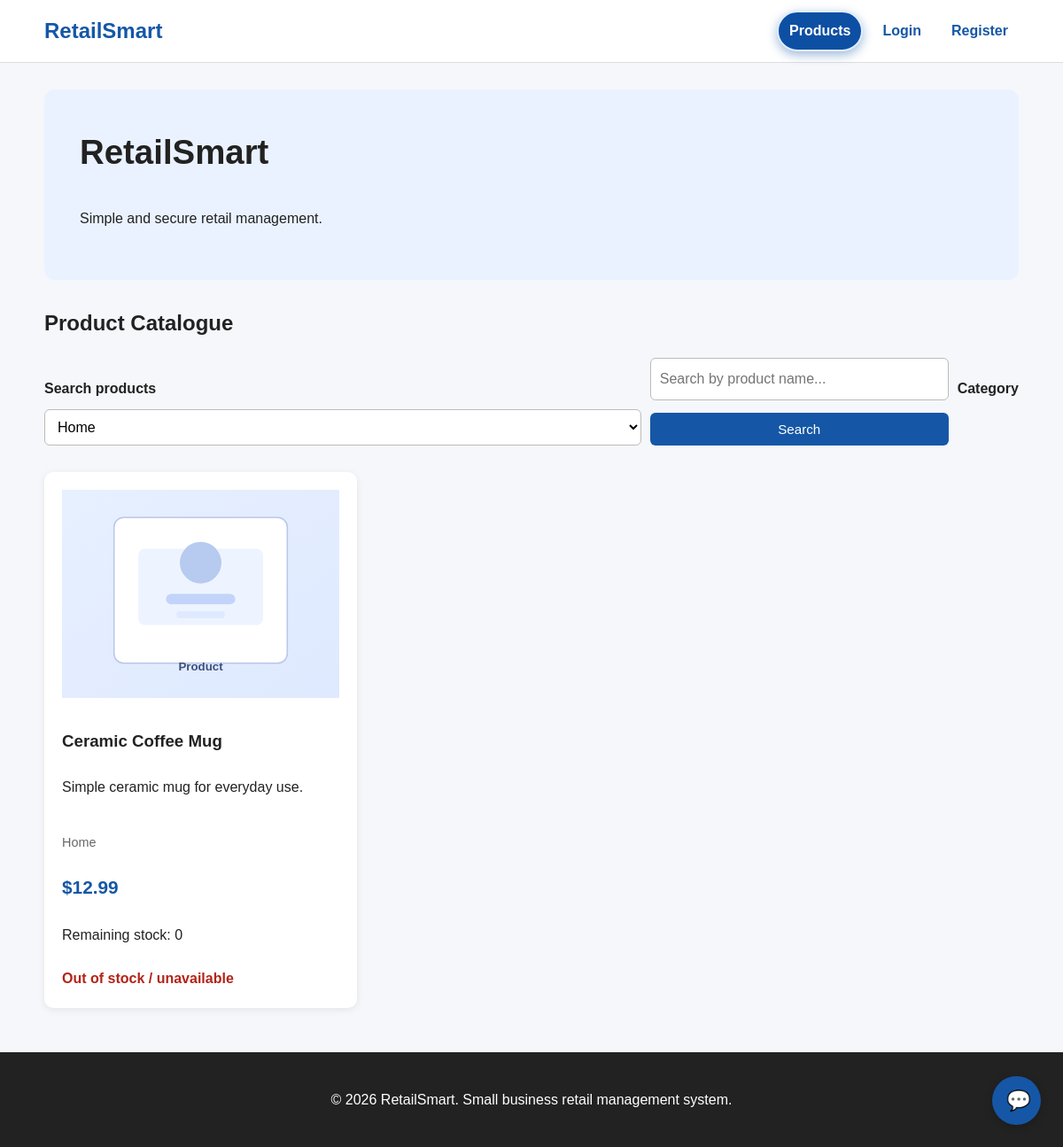
The page /index.php?category=Home on the database its author committed.
### tables this page shows
CREATE TABLE IF NOT EXISTS products (

    id INT AUTO_INCREMENT PRIMARY KEY,

    name VARCHAR(150) NOT NULL,

    description TEXT,

    category VARCHAR(100) NOT NULL,

    price DECIMAL(10,2) NOT NULL,

    original_stock INT NOT NULL DEFAULT 0,

    remaining_stock INT NOT NULL DEFAULT 0,

    stock INT NOT NULL DEFAULT 0,

    image_url VARCHAR(255) NOT NULL DEFAULT '/RetailSmart/public/assets/images/product-placeholder.svg',

    created_at TIMESTAMP DEFAULT CURRENT_TIMESTAMP,

    updated_at TIMESTAMP
        DEFAULT CURRENT_TIMESTAMP
        ON UPDATE CURRENT_TIMESTAMP
);

### helpers.php (called while the page is built, shortened)
<?php
require_once __DIR__ .'/database.php';
function e($value): string
{
    return htmlspecialchars(
        (string)$value,
        ENT_QUOTES,
        'UTF-8'
    );
}
?>

### database.php (called while the page is built, shortened)
<?php
function db(): PDO {
    $dsn = 'mysql:host=' . DB_HOST . ';dbname=' . DB_NAME . ';charset=utf8mb4';
    try {
        $pdo = new PDO($dsn, DB_USER, DB_PASS, [
            PDO::ATTR_ERRMODE => PDO::ERRMODE_EXCEPTION,
            PDO::ATTR_DEFAULT_FETCH_MODE => PDO::FETCH_ASSOC,
        ]);
        return $pdo;
    } catch (PDOException $e) {
        die('Database connection failed.');
    }
}

### Product.php (called while the page is built, shortened)
<?php
class Product {
    public static function getProducts(
        string $search = '',
        string $category = '',
        int $page = 1,
        int $perPage = 6
    ): array {
        $page = max(1, $page);
        $offset = ($page - 1) * $perPage;
        $where = [];
        $params = [];
        if ($category !== '') {
            $where[] = "category = ?";
            $params[] = $category;
        }
        $whereSQL = '';
        if (!empty($where)) {
            $whereSQL = ' WHERE ' . implode(' AND ', $where);
        }
        $countSQL = "SELECT COUNT(*) FROM products $whereSQL";
        $countStmt = db()->prepare($countSQL);
        $countStmt->execute($params);
        $total = (int) $countStmt->fetchColumn();
        $sql = "
            SELECT * FROM products
            $whereSQL
            ORDER BY id DESC
            LIMIT $perPage
            OFFSET $offset
        ";
        $stmt = db()->prepare($sql);
        $stmt->execute($params);
        $products = $stmt->fetchAll(PDO::FETCH_ASSOC);
        return [
            'products' => $products,
            'total' => $total,
            'pages' => max(1, (int) ceil($total / $perPage)),
            'page' => $page,
        ];
    }
    public static function categories(): array {
        $stmt = db()->query("
            SELECT DISTINCT category
            FROM products
            ORDER BY category
        ");
        return $stmt->fetchAll(PDO::FETCH_COLUMN);
    }
}

### index.php (the view, shortened to what this page needs)
<?php
require_once __DIR__ . '/../app/config/helpers.php';
require_once __DIR__ . '/../app/models/Product.php';
$search =
    trim($_GET['search'] ?? '');
$category =
    trim($_GET['category'] ?? '');
$page =
    (int)($_GET['page'] ?? 1);
$result =
    Product::getProducts(
        $search,
        $category,
        $page,
        6
    );
$products =
    $result['products'];
$categories =
    Product::categories();
require_once
    __DIR__ .
    '/../app/views/partials/header.php';
?>
<section class="hero">
    <h1>
        RetailSmart
    </h1>
    <p>
        Simple and secure retail management.
    </p>
</section>
<section>
    <h2>
        Product Catalogue
    </h2>
    <form
        method="GET"
        class="search-form"
    >
        <label for="search">
            Search products
        </label>
        <input
            type="search"
            id="search"
            name="search"
            value="<?= e($search) ?>"
            placeholder="Search by product name..."
        >
        <label for="category">
            Category
        </label>
        <select
            id="category"
            name="category"
        >
            <?php foreach ($categories as $cat): ?>
                <option
                    value="<?= e($cat) ?>"
                    <?= $category === $cat
                        ? 'selected'
                        : '' ?>
                >
                    <?= e($cat) ?>
                </option>
            <?php endforeach; ?>
        </select>
        <button type="submit">
            Search
        </button>
    </form>
    <div class="product-grid">
        <?php foreach ($products as $product): ?>
            <article class="product-card">
                <div class="product-image-wrap">
                    <img
                        src="<?= e($product['image_url'] ?? '/RetailSmart/public/assets/images/product-placeholder.svg') ?>"
                        alt="<?= e($product['name']) ?>"
                        class="product-image"
                    >
                </div>
                <h3>
                    <?= e($product['name']) ?>
                </h3>
                <p>
                    <?= e($product['description']) ?>
                </p>
                <p class="category">
                    <?= e($product['category']) ?>
                </p>
                <strong class="price">
                    $<?= number_format(
                        $product['price'],
                        2
                    ) ?>
                </strong>
                <p>
                    Remaining stock:
                    <?= e($product['remaining_stock'] ?? $product['stock']) ?>
                </p>
                <?php $availableStock = (int) ($product['remaining_stock'] ?? $product['stock'] ?? 0); ?>
                <?php if ($availableStock > 0): ?>
                    <?php if ($availableStock <= 2): ?>
                        <span class="out-stock">
                            Only <?= $availableStock ?> left in stock.
                        </span>
                    <?php endif; ?>
                    <?php if (is_logged_in()): ?>
                        <form
                            method="POST"
                            action="action.php"
                        >
                            <input
                                type="hidden"
                                name="action"
                                value="add_cart"
                            >
                            <input
                                type="hidden"
                                name="csrf_token"
                                value="<?= csrf_token() ?>"
                            >
                            <input
                                type="hidden"
                                name="product_id"
                                value="<?= $product['id'] ?>"
                            >
                            <label>
                                Quantity
                                <input
                                    type="number"
                                    name="quantity"
                                    value="1"
                                    min="1"
                                    max="<?= $availableStock ?>"
                                >
                            </label>
                            <button
                                type="submit"
                            >
                                Add to Cart
                            </button>
                        </form>
                    <?php else: ?>
                        <a
                            class="button"
                            href="login.php"
                        >
                            Login to Buy
                        </a>
                    <?php endif; ?>
                <?php else: ?>
                    <span class="out-stock">
                        Out of stock / unavailable
                    </span>
                <?php endif; ?>
            </article>
        <?php endforeach; ?>
    </div>
</section>
<button
    class="smart-help-button"
    onclick="toggleSmartHelp()"
    aria-label="Open Smart Help"
>
    💬
</button>
<?php
require_once
    __DIR__ .
    '/../app/views/partials/footer.php';
?>

### style.css (style rules this page uses)
* { box-sizing: border-box; }
body { margin: 0; font-family: Arial, Helvetica, sans-serif; background: #f5f7fa; color: #222; line-height: 1.6; }
img { max-width: 100%; }
.hero { background: #eaf2ff; padding: 40px; border-radius: 12px; margin-bottom: 30px; }
.hero h1 { margin-top: 0; font-size: 2.4rem; }
button, .button { display: inline-block; border: none; background: #1557a6; color: white; padding: 10px 16px; border-radius: 6px; cursor: pointer; font-size: 0.95rem; }
form { display: flex; flex-direction: column; gap: 10px; }
label { font-weight: 600; display: block; }
input, select, textarea { width: 100%; padding: 10px; border: 1px solid #bbb; border-radius: 6px; font: inherit; background: white; }
.search-form { display: grid; grid-template-columns: 2fr 1fr auto; align-items: end; margin-bottom: 30px; }
.product-grid { display: grid; grid-template-columns: repeat(3, 1fr); gap: 20px; }
.product-card { background: white; padding: 20px; border-radius: 10px; box-shadow: 0 2px 8px rgba(0, 0, 0, 0.08); display: flex; flex-direction: column; gap: 8px; }
.product-card h3 { margin-bottom: 0; }
.category { color: #666; font-size: 0.9rem; }
.price { font-size: 1.3rem; color: #1557a6; }
.out-stock { color: #b42318; font-weight: bold; }
.smart-help-button { position: fixed; right: 25px; bottom: 25px; width: 55px; height: 55px; border-radius: 50%; font-size: 1.4rem; box-shadow: 0 3px 10px rgba(0, 0, 0, 0.2); }

### rows shown on the page
products: image_url (placeholder picture), name "Ceramic Coffee Mug", description "Simple ceramic mug for everyday use.", category "Home", price "12.99", remaining_stock "0", shows "Out of stock / unavailable"

### other values the page prints
form field category "Home"
